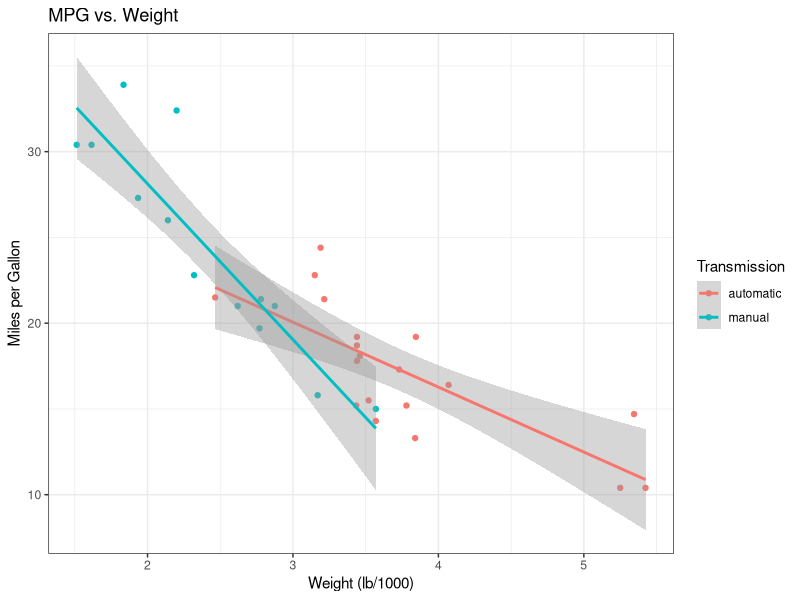
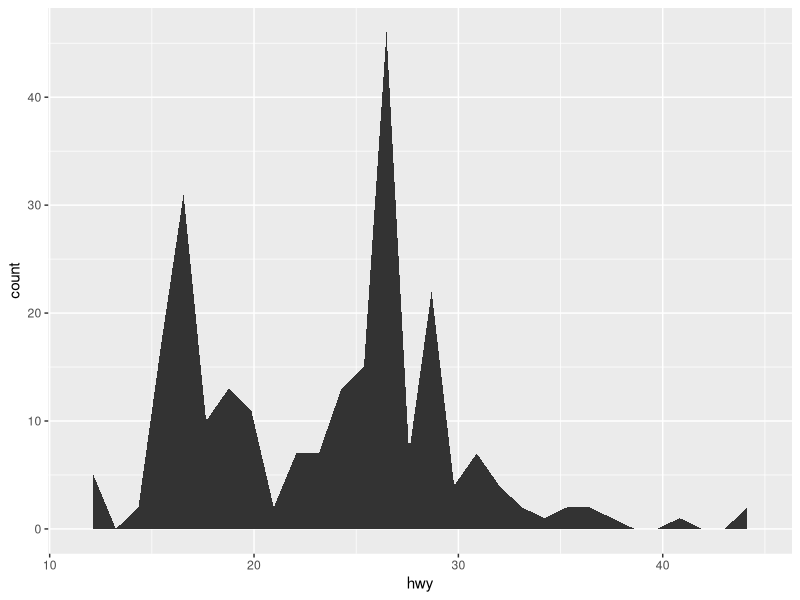
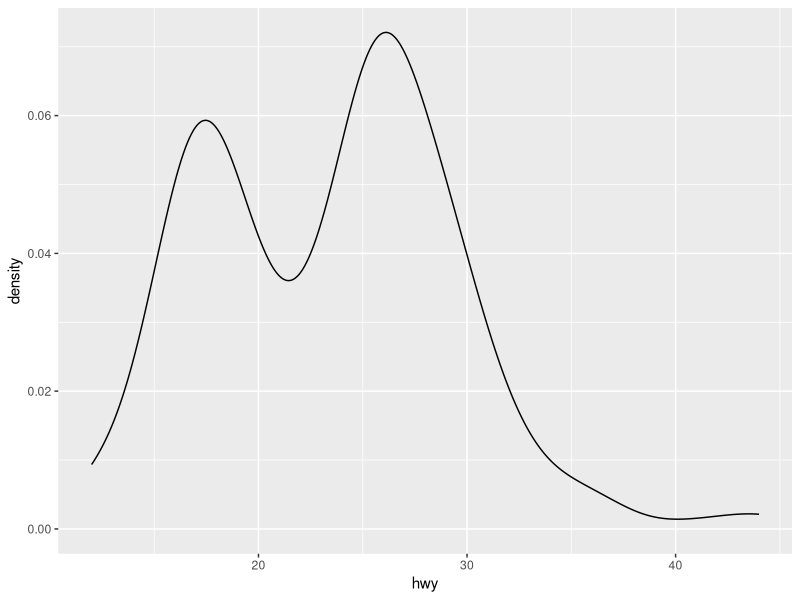
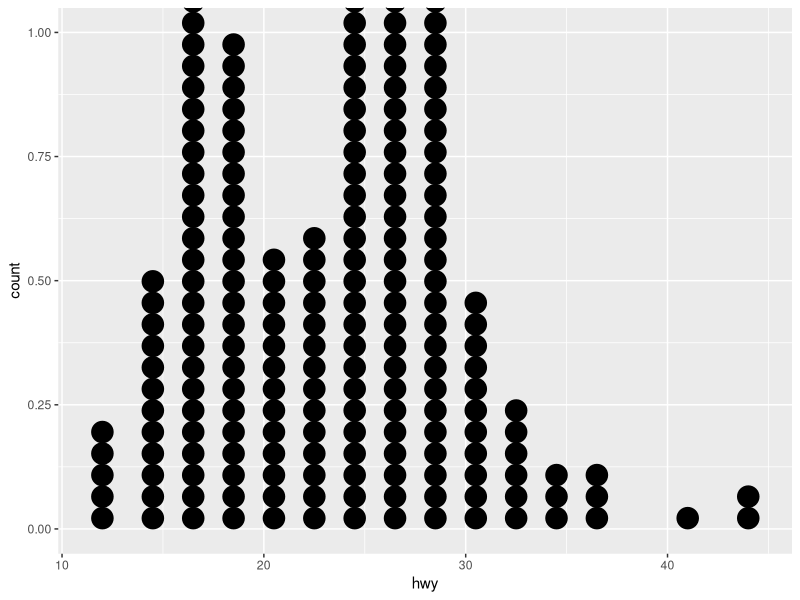
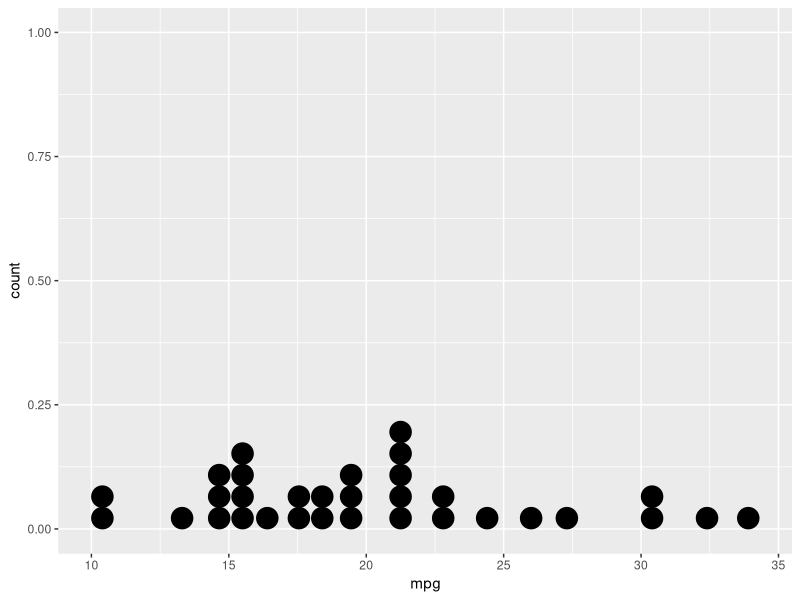
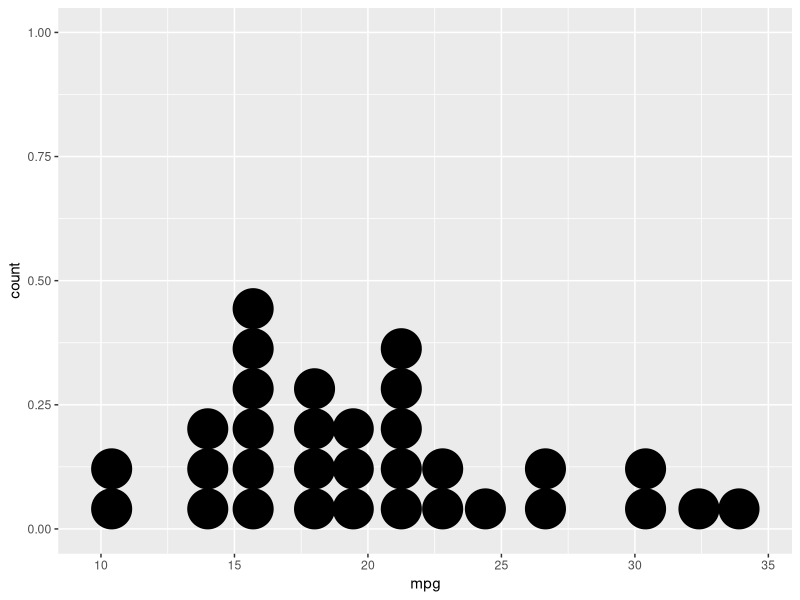
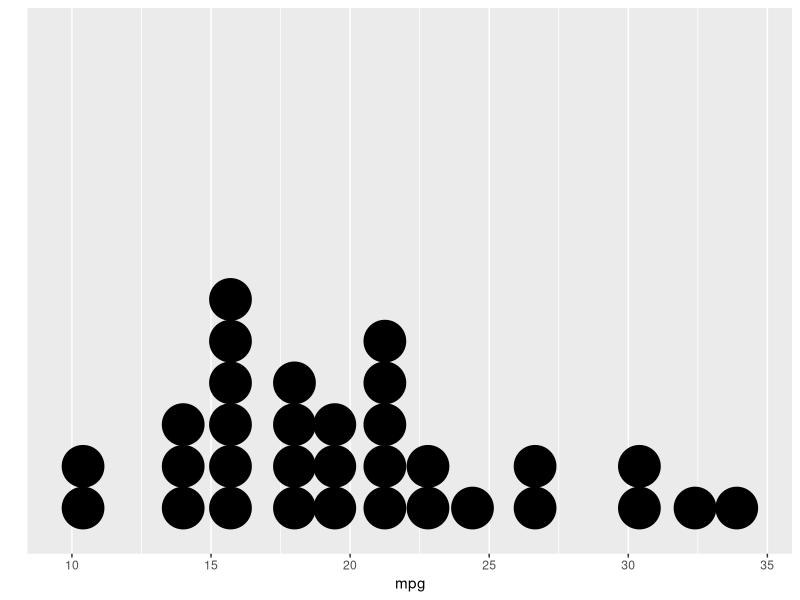
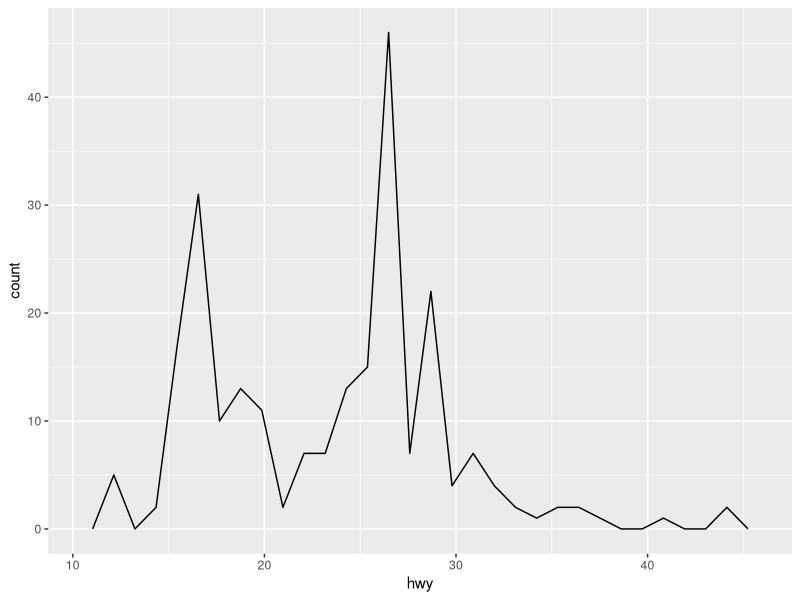

These charts were generated, in order, by the following R code: (Note: this script raises an error after producing the figures.)
# notes and demo of "data visualization with ggplot2" cheat sheet from RStudio
library(ggplot2)

# Basics ------------------------------------------------------------------

# ggplots is based on the grammar of graphics, the idea you can build every 
# graph from the same few components: data, geoms (visual marks that represent
# data points), and a coordinate system.

# To display data values, map variables in the data set to aesthetic properties
# of the geom like size, color and x and y locations.

# start a plot with ggplot. That begins a plot that you finish by adding layers
# to.

# Add a new layer to a plot with a geom_*() or stat_*() function. Each provides 
# a geom, a set of aesthetic mappings, and a default stat and position
# adjustment.

# Example
ggplot(mtcars, aes(x = wt, y = mpg, color = factor(am))) + geom_point() +
  geom_smooth(method="lm") +
  scale_color_discrete(name="Transmission", labels=c("automatic","manual")) + 
  labs(y="Miles per Gallon", x= "Weight (lb/1000)", title="MPG vs. Weight") +
  theme_bw()

# save last plot as 5' by 5' file named "plot.jpg" in working directory. Matches
# file type to extension.
ggsave("plot.jpg", width = 5, height = 5)


# Geoms -------------------------------------------------------------------

# Use a geom to represet data points, use the geom's aesthetic properties to
# represent variables. Each function returns a layer.


# ONE VARIABLE - continuous

# begin a plot
a <- ggplot(mpg, aes(x=hwy))

# now add layers:
a + geom_area(stat="bin")
a + geom_density()
a + geom_dotplot()

# more on geom_dotplot()
ggplot(mtcars, aes(x = mpg)) + geom_dotplot()
ggplot(mtcars, aes(x = mpg)) + geom_dotplot(binwidth = 1.5)

# y axis isn't really meaningful, so hide it
ggplot(mtcars, aes(x = mpg)) + geom_dotplot(binwidth = 1.5) +
  scale_y_continuous(name = "", breaks = NULL)

a + geom_freqpoly()
a + geom_histogram()

# ONE VARIABLE - discrete

b <- ggplot(mpg, aes(fl))
b + geom_bar()

# TWO VARIABLES - continuous x and y

f <- ggplot(mpg, aes(x=cty, y=hwy))
f + geom_blank()
f + geom_point()
f + geom_jitter()
f + geom_quantile()
f + geom_jitter() + geom_quantile()
f + geom_rug()
f + geom_point() + geom_quantile() + geom_rug()
f + geom_jitter() + geom_quantile() + geom_rug(position = "jitter")

f + geom_jitter() + geom_smooth()

# See stat_smooth for examples of using built in model fitting
# if you need some more flexible, this example shows you how to
# plot the fits from any model of your choosing
qplot(wt, mpg, data=mtcars, colour=factor(cyl))

model <- lm(mpg ~ wt + factor(cyl), data=mtcars)
grid <- with(mtcars, expand.grid(
  wt = seq(min(wt), max(wt), length = 20),
  cyl = levels(factor(cyl))
))
grid$mpg <- predict(model, newdata=grid)
qplot(wt, mpg, data=mtcars, colour=factor(cyl)) + geom_line(data=grid)

# or with standard errors
err <- predict(model, newdata=grid, se = TRUE)
grid$ucl <- err$fit + 1.96 * err$se.fit
grid$lcl <- err$fit - 1.96 * err$se.fit
qplot(wt, mpg, data=mtcars, colour=factor(cyl)) +
  geom_smooth(aes(ymin = lcl, ymax = ucl), data=grid, stat="identity")

f + geom_text(aes(label=cty))

# TWO VARIABLES - discrete x, continuous y
g  <- ggplot(mpg, aes(x=class, y=hwy))
g + geom_bar(stat="identity")
# basically displays the following as a bar graph
aggregate(hwy ~ class, mpg, sum)

g + geom_boxplot()
g + geom_dotplot(binaxis = "y", stackdir = "center")
g + geom_violin()

# TWO VARIABLES - discrete x, discrete y
h  <- ggplot(diamonds, aes(cut, color))
h + geom_jitter()

# CONTINUOUS BIVARIATE DISTRIBUTION
i <- ggplot(movies, aes(year, rating))
i + geom_bin2d()
i + geom_bin2d(binwidth=c(5,0.5))

i + geom_density2d()

# more on geom_density2d()
library("MASS")
data(geyser, "MASS")
m <- ggplot(geyser, aes(x = duration, y = waiting)) +
  geom_point() + xlim(0.5, 6) + ylim(40, 110)
m
m + geom_density2d()

dens <- kde2d(geyser$duration, geyser$waiting, n = 50,
              lims = c(0.5, 6, 40, 110))
densdf <- data.frame(expand.grid(duration = dens$x, waiting = dens$y),
                     z = as.vector(dens$z))
m + geom_contour(aes(z=z), data=densdf)

i + geom_hex()

# CONTINUOUS FUNCTION
j <- ggplot(economics, aes(date, unemploy))
j + geom_area()
j + geom_line()
j + geom_step()

# VISUALIZING ERROR
df <- data.frame(grp=c("A","B"), fit=4:5, se=1:2)
k <- ggplot(df, aes(grp, fit, ymin=fit - se, ymax=fit + se))

k + geom_crossbar()
k + geom_crossbar(fatten=2)

k + geom_errorbar()
k + geom_linerange()
k + geom_pointrange()

# MAPS
dat <- data.frame(murder = USArrests$Murder, state=tolower(rownames(USArrests)))
map <- map_data("state")
l <- ggplot(dat, aes(fill=murder))
l + geom_map(aes(map_id=state), map=map) + expand_limits(x=map$long, y=map$lat)


# THREE VARIABLES

seals$z <- with(seals, sqrt(delta_long^2 + delta_lat^2))
m <- ggplot(seals, aes(long, lat))
m + geom_contour(aes(z = z))

m + geom_raster(aes(fill=z), hjust=0.5, vjust=0.5, interpolate=FALSE)
m + geom_tile(aes(fill=z))


# Stats -------------------------------------------------------------------

# an alternative way to build a layer

# some plots visualize a transformation of the original data set. Use a stat to
# choose a common transformation to visualize.

# Each stat creates additional variables to map aesthetics to. These variables
# use a common ..name.. syntax.

# stat functions and geom functions both combine a stat with a geom to make a
# layer, i.e., stat_bin(geom="bar) does the same as geom_bar(stat="bin")

# 1D distributions
a + stat_bin(binwidth = 1, origin = 10)
a + stat_bin()

a + stat_bindot(binwidth = 1, binaxis = "x")
a + stat_bindot()

a + stat_density(adjust = 1, kernel = "gaussian")
a + stat_density() # same

# 2D distributions

f + stat_bin2d(bins = 30, drop = TRUE)
f + stat_bin2d() # same

f + stat_binhex(bins = 30)
f + stat_binhex() # same

f + stat_density2d(contour = TRUE, n = 100)
f + stat_density2d() # same

# 3 variables

m + stat_contour(aes(z = z))
m + stat_spoke(aes(radius = z, angle = z))
m + stat_summary_hex(aes(z= z), bins = 30, fun = mean)
m + stat_summary2d(aes(z= z), bins = 30, fun = mean)

# Comparisons

g + stat_boxplot(coef = 1.5)
g + stat_boxplot() # same

g + stat_ydensity(adjust = 1, kernel = "gaussian", scale = "area")
g + stat_ydensity() # same

# Functions

f + stat_ecdf(n = 40)
f + stat_ecdf()

f + stat_quantile(quantiles = c(.25, .5, .75), formula = y ~ log(x), method = "rq")
f + stat_quantile()

f + stat_smooth(method = "auto", formula = y ~ x, se = TRUE, n = 80, fullrange = FALSE, level = 0.95)
f + stat_smooth()

# General Purpose 

# draw a N(0,0.5) curve
ggplot() + stat_function(aes(x = -3:3), fun = dnorm, n = 101, args = list(sd = 0.5))
# draw a N(0,1) curve
ggplot() + stat_function(aes(x = -3:3), fun = dnorm, n = 101)

ggplot() + stat_qq(aes(sample = 1:100), distribution = qt, dparams = list(df=5))

# more on stat_q()
# From ?qqplot
y <- rt(200, df = 5)
qplot(sample = y, stat="qq")

# qplot is smart enough to use stat_qq if you use sample
qplot(sample = y)
qplot(sample = precip)

qplot(sample = y, dist = qt, dparams = list(df = 5))

df <- data.frame(y)
ggplot(df, aes(sample = y)) + stat_qq()
ggplot(df, aes(sample = y)) + geom_point(stat = "qq")

# Use fitdistr from MASS to estimate distribution params
library(MASS)
params <- as.list(fitdistr(y, "t")$estimate)
ggplot(df, aes(sample = y)) + stat_qq(dist = qt, dparam = params)

# Using to explore the distribution of a variable
qplot(sample = mpg, data = mtcars)
qplot(sample = mpg, data = mtcars, colour = factor(cyl))

f + stat_sum()
f + stat_summary(fun.data = "mean_cl_boot")
f + stat_unique()


# Scales ------------------------------------------------------------------

# Scales control how a plot maps data values to the visual values of an
# aesthetic. To change the mapping, add a custom scale.

b <- ggplot(mpg, aes(fl))
n <- b + geom_bar(aes(fill=fl))
n
n + scale_fill_manual(values = c("skyblue", "royalblue","blue","navy"),
                      limits = c("d","e","p","r"),
                      breaks = c("d", "e", "p", "r"),
                      name = "fuel",
                      labels = c("D","E","P","R"))
# see discrete_scale for details on arguments


# GENERAL PURPOSE SCALES
# use with any aesthetic: alpha, color, fill, linetype, shape, size

scale_alpha_continuous() # map continuous values to visual values
scale_alpha_discrete() # map discrete values to visual values
scale_alpha_identity() # Use values without scaling.
scale_alpha_manual(values=c()) # Create your own discrete scale

# manual scale examples
p <- qplot(mpg, wt, data = mtcars, colour = factor(cyl))
p
# define your own colors for the legend
p + scale_colour_manual(values = c("red","blue", "green"))
# define your own colors for the legend specifying color to level
p + scale_colour_manual(
  values = c("8" = "red","4" = "blue","6" = "green"))
# With rgb hex values
p + scale_colour_manual(values = c("#FF0000", "#0000FF", "#00FF00"))

# As with other scales you can use breaks to control the appearance
# of the legend
# see ?discrete_scale for more on values, breaks and labels arguments.
cols <- c("8" = "red","4" = "blue","6" = "darkgreen", "10" = "orange")
p + scale_colour_manual(values = cols)
p + scale_colour_manual(values = cols, breaks = c("4", "6", "8"))
p + scale_colour_manual(values = cols, breaks = c("8", "6", "4"))
p + scale_colour_manual(values = cols, breaks = c("4", "6", "8"),
                        labels = c("four", "six", "eight"))


# And limits to control the possible values of the scale
p + scale_colour_manual(values = cols, limits = c("4", "8"))
p + scale_colour_manual(values = cols, limits = c("4", "6", "8", "10"))

# Notice that the values are matched with limits, and not breaks
p + scale_colour_manual(limits = c(6, 8, 4), breaks = c(8, 4, 6),
                        values = c("grey50", "grey80", "black"))

# X AND Y LOCATION SCALES

scale_x_date(labels = date_format(), breaks = date_breaks())
scale_x_datetime()
scale_x_log10()
scale_x_reverse()
scale_x_sqrt()

# scale_x_date examples

# We'll start by creating some nonsense data with dates
df <- data.frame(
  date = seq(Sys.Date(), len=100, by="1 day")[sample(100, 50)],
  price = runif(50)
)
df <- df[order(df$date), ]
dt <- qplot(date, price, data=df, geom="line") + theme(aspect.ratio = 1/4)

# We can control the format of the labels, and the frequency of
# the major and minor tickmarks.  See ?format.Date and ?seq.Date
# for more details.
library(scales) # to access breaks/formatting functions
dt + scale_x_date()
dt + scale_x_date(labels = date_format("%m/%d"))
dt + scale_x_date(labels = date_format("%W"))
dt + scale_x_date(labels = date_format("%W"), breaks = date_breaks("week"))

dt + scale_x_date(breaks = date_breaks("months"),
                  labels = date_format("%b"))
dt + scale_x_date(breaks = date_breaks("4 weeks"),
                  labels = date_format("%d-%b"))

# We can use character string for breaks.
# See \code{\link{by}} argument in \code{\link{seq.Date}}.
dt + scale_x_date(breaks = "2 weeks")
dt + scale_x_date(breaks = "1 month", minor_breaks = "1 week")

# The date scale will attempt to pick sensible defaults for
# major and minor tick marks
qplot(date, price, data=df[1:10,], geom="line")
qplot(date, price, data=df[1:4,], geom="line")

df <- data.frame(
  date = seq(Sys.Date(), len=1000, by="1 day"),
  price = runif(500)
)
qplot(date, price, data=df, geom="line")

# A real example using economic time series data
qplot(date, psavert, data=economics)
qplot(date, psavert, data=economics, geom="path")

end <- max(economics$date)
last_plot() + scale_x_date(limits = c(as.Date("2000-1-1"), end))
last_plot() + scale_x_date(limits = c(as.Date("2005-1-1"), end))
last_plot() + scale_x_date(limits = c(as.Date("2006-1-1"), end))

# If we want to display multiple series, one for each variable
# it's easiest to first change the data from a "wide" to a "long"
# format:
library(reshape2) # for melt
em <- melt(economics, id = "date")

# Then we can group and facet by the new "variable" variable
qplot(date, value, data = em, geom = "line", group = variable)
qplot(date, value, data = em, geom = "line", group = variable) +
  facet_grid(variable ~ ., scale = "free_y")

# COLOR AND FILL SCALES

# Discrete
n + scale_fill_brewer(palette = "Blues")
n + scale_fill_grey(start = 0.2, end = 0.8, na.value = "red")

# Continuous
o <- a + geom_dotplot(aes(fill=..x..))
o + scale_fill_gradient(low = "red", high = "yellow")
o + scale_fill_gradient2(low = "red", high = "blue", mid = "white", midpoint = 25)
o + scale_fill_gradientn(colours = terrain.colors(6))

# SHAPE SCALES

p <- f + geom_point(aes(shape = fl))
p + scale_shape(solid = FALSE)
p + scale_shape_manual(values = c(3:7))

# SIZE SCALES

q <- f + geom_point(aes(size = cyl))
q + scale_size_area(max_size = 6)
q + scale_size_area(max = 6)

# COORDINATE SYSTEMS
r <- b + geom_bar()
r

r + coord_cartesian(xlim = c(0,5))
r + coord_fixed(ratio = 1/100)
r + coord_flip()
r + coord_polar(theta = "x", direction = 1)
r + coord_trans(ytrans = "sqrt")
r + coord_map() # still experimental

# FACETING

# facets divide a plot into subplots based on the values of one or more discrete
# variables.

t <- ggplot(mpg, aes(cty, hwy)) + geom_point()
t

t + facet_grid(. ~ fl)
t + facet_grid(year ~ .)
t + facet_grid(year ~ fl)

t + facet_wrap(~ fl)

# set scales to let axis limits vary across facets
t + facet_grid(year ~ fl, scale="free") 
t + facet_grid(year ~ fl, scale="free_x") 
t + facet_grid(year ~ fl, scale="free_y") 

# set labeller to adjust facet labels
t + facet_grid(.~fl, labeller = label_both)
t + facet_grid(.~fl, labeller = label_bquote(alpha^.(x)))
t + facet_grid(.~fl, labeller = label_parsed)

# better example of label_parsed
mtcars$cyl2 <- factor(mtcars$cyl, labels = c("alpha", "beta", "gamma"))
qplot(wt, mpg, data = mtcars) + facet_grid(. ~ cyl2)
qplot(wt, mpg, data = mtcars) + facet_grid(. ~ cyl2,
                                           labeller = label_parsed)

# LEGENDS
t <- ggplot(mpg, aes(cty, hwy, color=factor(year))) + geom_point()
t

# legend placement
t + theme(legend.position = "bottom")

# remove legend
t + guides(color="none")

# edit legend title and labels
t + scale_color_discrete(name="Year", labels=c("99","08"))
# see ?theme for much more

# THEMES
t + theme_bw()
t + theme_classic()
t + theme_gray()
t + theme_minimal()

# more themes
library(ggthemes)
t + theme_stata()
t + theme_economist()
t + theme_few()

dsamp <- diamonds[sample(nrow(diamonds), 1000), ]
(qplot(carat, price, data=dsamp, colour=clarity)
 + theme_few()
 + scale_colour_few())
(qplot(carat, price, data=dsamp, colour=clarity)
 + theme_few()
 + scale_colour_few("dark"))
(ggplot(diamonds, aes(clarity, fill=cut))
 + geom_bar()
 + theme_few()
 + scale_fill_few("light"))

# ZOOMING
t  <- t + geom_smooth(method="lm")
t

# without clipping (preferred)
t + coord_cartesian(xlim=c(15,20), ylim=c(25,30))

# with clipping (removes unseen data points)
t + xlim(15, 20) + ylim(25, 30)
# or
t + scale_x_continuous(limits=c(15,20)) +
  scale_y_continuous(limits=c(25,30))

# POSITION ADJUSTMENTS

# position adjustments determine how to arrange geoms that would otherwise
# occupy the same space.

s <- ggplot(mpg, aes(fl, fill=drv))

s + geom_bar()
s + geom_bar(position="stack") # default
s + geom_bar(position="dodge")
s + geom_bar(position="fill")

t <- ggplot(mpg, aes(cty, hwy, color=factor(year)))
t + geom_point(position="jitter")
